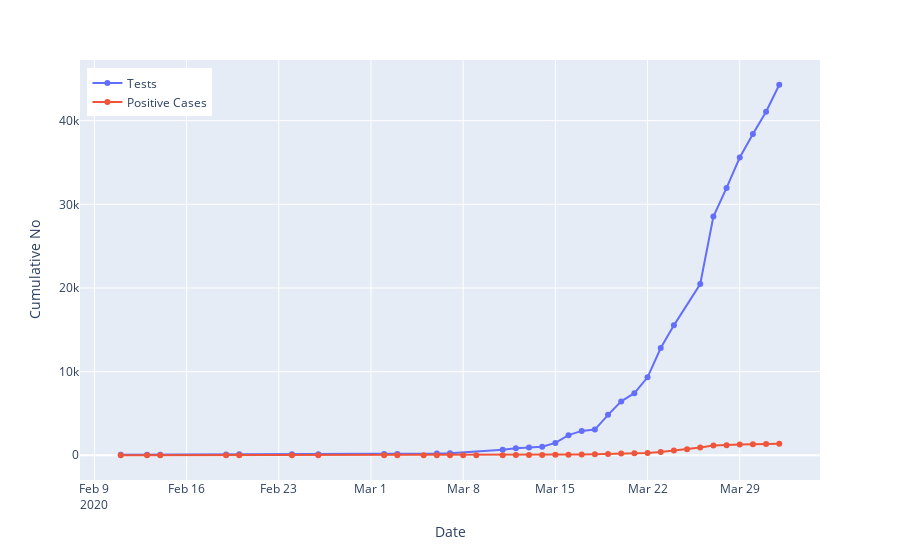

Notebook cell for this chart:
### Code cell
cumulative_tests_confirmed_long = pd.melt(cumulative_tests_confirmed, id_vars=['date'], value_vars=['daily_tests','daily_cases'])
cumulative_tests_confirmed_long.dropna(inplace=True)
fig_cumulative_tests_confirmed = px.line(cumulative_tests_confirmed_long, x='date', y='value', color='variable')

fig_cumulative_tests_confirmed.update_layout(
    title="",
    xaxis_title="Date",
    yaxis_title="Cumulative No",
    hovermode= 'x',
    legend=dict(x=0.01, y=.98),
    xaxis=dict(fixedrange=True),
    yaxis=dict(fixedrange=True),
)

fig_cumulative_tests_confirmed.update_traces(mode='markers+lines')

fig_cumulative_tests_confirmed.data[0].name = "Tests"
fig_cumulative_tests_confirmed.data[1].name = "Positive Cases"

fig_cumulative_tests_confirmed.data[0].hovertemplate = '%{y}'
fig_cumulative_tests_confirmed.data[1].hovertemplate = '%{y}'
fig_cumulative_tests_confirmed.show(config = dict(displayModeBar=False))

### Figure 1 — Plotly figure (JSON) as saved in the notebook; plotly's stock layout.template omitted (floating-point values rounded to 4 significant figures)
{"data": [{"hoverlabel": {"namelength": 0}, "hovertemplate": "%{y}", "legendgroup": "variable=daily_tests", "line": {"color": "#636efa", "dash": "solid"}, "mode": "markers+lines", "name": "Tests", "showlegend": true, "type": "scatter", "x": ["2020-02-11T00:00:00", "2020-02-13T00:00:00", "2020-02-14T00:00:00", "2020-02-19T00:00:00", "2020-02-20T00:00:00", "2020-02-24T00:00:00", "2020-02-26T00:00:00", "2020-03-02T00:00:00", "2020-03-03T00:00:00", "2020-03-06T00:00:00", "2020-03-07T00:00:00", "2020-03-11T00:00:00", "2020-03-12T00:00:00", "2020-03-13T00:00:00", "2020-03-14T00:00:00", "2020-03-15T00:00:00", "2020-03-16T00:00:00", "2020-03-17T00:00:00", "2020-03-18T00:00:00", "2020-03-19T00:00:00", "2020-03-20T00:00:00", "2020-03-21T00:00:00", "2020-03-22T00:00:00", "2020-03-23T00:00:00", "2020-03-24T00:00:00", "2020-03-26T00:00:00", "2020-03-27T00:00:00", "2020-03-28T00:00:00", "2020-03-29T00:00:00", "2020-03-30T00:00:00", "2020-03-31T00:00:00", "2020-04-01T00:00:00"], "xaxis": "x", "y": [61, 67, 71, 95, 106, 116, 121, 160, 164, 200, 241, 645, 848, 924, 1017, 1476, 2405, 2911, 3070, 4832, 6438, 7425, 9315, 12815, 15529, 20471, 28537, 31963, 35593, 38409, 41072, 44292], "yaxis": "y"}, {"hoverlabel": {"namelength": 0}, "hovertemplate": "%{y}", "legendgroup": "variable=daily_cases", "line": {"color": "#EF553B", "dash": "solid"}, "mode": "markers+lines", "name": "Positive Cases", "showlegend": true, "type": "scatter", "x": ["2020-02-11T00:00:00", "2020-02-13T00:00:00", "2020-02-14T00:00:00", "2020-02-19T00:00:00", "2020-02-20T00:00:00", "2020-02-24T00:00:00", "2020-02-26T00:00:00", "2020-03-02T00:00:00", "2020-03-03T00:00:00", "2020-03-05T00:00:00", "2020-03-06T00:00:00", "2020-03-07T00:00:00", "2020-03-08T00:00:00", "2020-03-09T00:00:00", "2020-03-11T00:00:00", "2020-03-12T00:00:00", "2020-03-13T00:00:00", "2020-03-14T00:00:00", "2020-03-15T00:00:00", "2020-03-16T00:00:00", "2020-03-17T00:00:00", "2020-03-18T00:00:00", "2020-03-19T00:00:00", "2020-03-20T00:00:00", "2020-03-21T00:00:00", "2020-03-22T00:00:00", "2020-03-23T00:00:00", "2020-03-24T00:00:00", "2020-03-25T00:00:00", "2020-03-26T00:00:00", "2020-03-27T00:00:00", "2020-03-28T00:00:00", "2020-03-29T00:00:00", "2020-03-30T00:00:00", "2020-03-31T00:00:00", "2020-04-01T00:00:00"], "xaxis": "x", "y": [0, 0, 0, 0, 0, 0, 0, 0, 0, 1, 1, 2, 3, 7, 13, 16, 24, 38, 51, 62, 85, 116, 150, 202, 240, 274, 402, 554, 709, 927, 1170, 1187, 1280, 1326, 1353, 1380], "yaxis": "y"}], "layout": {"hovermode": "x", "legend": {"tracegroupgap": 0, "x": 0.01, "y": 0.98}, "margin": {"t": 60}, "title": {"text": ""}, "xaxis": {"anchor": "y", "domain": [0, 1], "fixedrange": true, "title": {"text": "Date"}}, "yaxis": {"anchor": "x", "domain": [0, 1], "fixedrange": true, "title": {"text": "Cumulative No"}}}}
